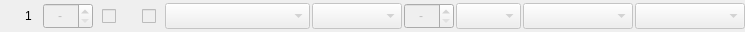
<?xml version="1.0" encoding="UTF-8"?>
<ui version="4.0">
 <class>ButtonLogical</class>
 <widget class="QWidget" name="ButtonLogical">
  <property name="geometry">
   <rect>
    <x>0</x>
    <y>0</y>
    <width>670</width>
    <height>32</height>
   </rect>
  </property>
  <property name="minimumSize">
   <size>
    <width>0</width>
    <height>32</height>
   </size>
  </property>
  <property name="windowTitle">
   <string>Form</string>
  </property>
  <layout class="QHBoxLayout" name="layoutH_ButtonLogical">
   <property name="spacing">
    <number>2</number>
   </property>
   <property name="leftMargin">
    <number>0</number>
   </property>
   <property name="topMargin">
    <number>1</number>
   </property>
   <property name="rightMargin">
    <number>0</number>
   </property>
   <property name="bottomMargin">
    <number>1</number>
   </property>
   <item>
    <widget class="QLabel" name="label_DragHandle">
     <property name="sizePolicy">
      <sizepolicy hsizetype="Fixed" vsizetype="Fixed">
       <horstretch>0</horstretch>
       <verstretch>0</verstretch>
      </sizepolicy>
     </property>
     <property name="minimumSize">
      <size>
       <width>14</width>
       <height>26</height>
      </size>
     </property>
     <property name="maximumSize">
      <size>
       <width>14</width>
       <height>26</height>
      </size>
     </property>
     <property name="toolTip">
      <string>Drag to reorder</string>
     </property>
     <property name="text">
      <string/>
     </property>
     <property name="pixmap">
      <pixmap resource="../../resources.qrc">:/Images/icons/lucide/ellipsis-vertical.svg</pixmap>
     </property>
     <property name="scaledContents">
      <bool>false</bool>
     </property>
     <property name="alignment">
      <set>Qt::AlignCenter</set>
     </property>
    </widget>
   </item>
   <item>
    <widget class="QLabel" name="label_LogicalButtonNumber">
     <property name="sizePolicy">
      <sizepolicy hsizetype="Fixed" vsizetype="Minimum">
       <horstretch>0</horstretch>
       <verstretch>0</verstretch>
      </sizepolicy>
     </property>
     <property name="minimumSize">
      <size>
       <width>25</width>
       <height>26</height>
      </size>
     </property>
     <property name="maximumSize">
      <size>
       <width>25</width>
       <height>26</height>
      </size>
     </property>
     <property name="text">
      <string notr="true">1</string>
     </property>
     <property name="alignment">
      <set>Qt::AlignCenter</set>
     </property>
    </widget>
   </item>
   <item>
    <widget class="QSpinBox" name="spinBox_PhysicalButtonNumber">
     <property name="enabled">
      <bool>false</bool>
     </property>
     <property name="sizePolicy">
      <sizepolicy hsizetype="Fixed" vsizetype="Fixed">
       <horstretch>0</horstretch>
       <verstretch>0</verstretch>
      </sizepolicy>
     </property>
     <property name="minimumSize">
      <size>
       <width>50</width>
       <height>26</height>
      </size>
     </property>
     <property name="maximumSize">
      <size>
       <width>50</width>
       <height>26</height>
      </size>
     </property>
     <property name="alignment">
      <set>Qt::AlignCenter</set>
     </property>
     <property name="correctionMode">
      <enum>QAbstractSpinBox::CorrectToNearestValue</enum>
     </property>
     <property name="specialValueText">
      <string notr="true">-</string>
     </property>
     <property name="minimum">
      <number>0</number>
     </property>
     <property name="maximum">
      <number>128</number>
     </property>
     <property name="value">
      <number>0</number>
     </property>
    </widget>
   </item>
   <item>
    <widget class="QCheckBox" name="checkBox_IsDisable">
     <property name="enabled">
      <bool>false</bool>
     </property>
     <property name="sizePolicy">
      <sizepolicy hsizetype="Fixed" vsizetype="Fixed">
       <horstretch>0</horstretch>
       <verstretch>0</verstretch>
      </sizepolicy>
     </property>
     <property name="minimumSize">
      <size>
       <width>28</width>
       <height>26</height>
      </size>
     </property>
     <property name="maximumSize">
      <size>
       <width>28</width>
       <height>26</height>
      </size>
     </property>
     <property name="toolTip">
      <string>Disable this button slot</string>
     </property>
     <property name="text">
      <string/>
     </property>
     <property name="styleSheet">
      <string notr="true">QCheckBox::indicator { subcontrol-position: center; }</string>
     </property>
    </widget>
   </item>
   <item>
    <widget class="QLabel" name="label">
     <property name="sizePolicy">
      <sizepolicy hsizetype="Fixed" vsizetype="Minimum">
       <horstretch>0</horstretch>
       <verstretch>0</verstretch>
      </sizepolicy>
     </property>
     <property name="minimumSize">
      <size>
       <width>8</width>
       <height>26</height>
      </size>
     </property>
     <property name="maximumSize">
      <size>
       <width>8</width>
       <height>26</height>
      </size>
     </property>
     <property name="text">
      <string/>
     </property>
    </widget>
   </item>
   <item>
    <widget class="QCheckBox" name="checkBox_IsInvert">
     <property name="enabled">
      <bool>false</bool>
     </property>
     <property name="sizePolicy">
      <sizepolicy hsizetype="Fixed" vsizetype="Fixed">
       <horstretch>0</horstretch>
       <verstretch>0</verstretch>
      </sizepolicy>
     </property>
     <property name="minimumSize">
      <size>
       <width>28</width>
       <height>26</height>
      </size>
     </property>
     <property name="maximumSize">
      <size>
       <width>28</width>
       <height>26</height>
      </size>
     </property>
     <property name="toolTip">
      <string>Invert this button's input (HIGH becomes pressed, LOW becomes released)</string>
     </property>
     <property name="text">
      <string/>
     </property>
     <property name="styleSheet">
      <string notr="true">QCheckBox::indicator { subcontrol-position: center; }</string>
     </property>
    </widget>
   </item>
   <item>
    <widget class="CenteredCBox" name="comboBox_ButtonFunction">
     <property name="enabled">
      <bool>false</bool>
     </property>
     <property name="sizePolicy">
      <sizepolicy hsizetype="Fixed" vsizetype="Fixed">
       <horstretch>0</horstretch>
       <verstretch>0</verstretch>
      </sizepolicy>
     </property>
     <property name="minimumSize">
      <size>
       <width>145</width>
       <height>26</height>
      </size>
     </property>
     <property name="maximumSize">
      <size>
       <width>145</width>
       <height>26</height>
      </size>
     </property>
     <property name="maxVisibleItems">
      <number>25</number>
     </property>
     <property name="frame">
      <bool>true</bool>
     </property>
    </widget>
   </item>
   <item>
    <widget class="CenteredCBox" name="comboBox_LogicOp">
     <property name="enabled">
      <bool>false</bool>
     </property>
     <property name="sizePolicy">
      <sizepolicy hsizetype="Fixed" vsizetype="Fixed">
       <horstretch>0</horstretch>
       <verstretch>0</verstretch>
      </sizepolicy>
     </property>
     <property name="minimumSize">
      <size>
       <width>90</width>
       <height>26</height>
      </size>
     </property>
     <property name="maximumSize">
      <size>
       <width>90</width>
       <height>26</height>
      </size>
     </property>
     <property name="maxVisibleItems">
      <number>10</number>
     </property>
     <property name="frame">
      <bool>true</bool>
     </property>
    </widget>
   </item>
   <item>
    <widget class="QSpinBox" name="spinBox_SourceB">
     <property name="enabled">
      <bool>false</bool>
     </property>
     <property name="sizePolicy">
      <sizepolicy hsizetype="Fixed" vsizetype="Fixed">
       <horstretch>0</horstretch>
       <verstretch>0</verstretch>
      </sizepolicy>
     </property>
     <property name="minimumSize">
      <size>
       <width>50</width>
       <height>26</height>
      </size>
     </property>
     <property name="maximumSize">
      <size>
       <width>50</width>
       <height>26</height>
      </size>
     </property>
     <property name="alignment">
      <set>Qt::AlignCenter</set>
     </property>
     <property name="correctionMode">
      <enum>QAbstractSpinBox::CorrectToNearestValue</enum>
     </property>
     <property name="specialValueText">
      <string notr="true">-</string>
     </property>
     <property name="minimum">
      <number>0</number>
     </property>
     <property name="maximum">
      <number>128</number>
     </property>
     <property name="value">
      <number>0</number>
     </property>
    </widget>
   </item>
   <item>
    <widget class="CenteredCBox" name="comboBox_ShiftIndex">
     <property name="enabled">
      <bool>false</bool>
     </property>
     <property name="sizePolicy">
      <sizepolicy hsizetype="Fixed" vsizetype="Fixed">
       <horstretch>0</horstretch>
       <verstretch>0</verstretch>
      </sizepolicy>
     </property>
     <property name="minimumSize">
      <size>
       <width>65</width>
       <height>26</height>
      </size>
     </property>
     <property name="maximumSize">
      <size>
       <width>65</width>
       <height>26</height>
      </size>
     </property>
     <property name="maxVisibleItems">
      <number>25</number>
     </property>
     <property name="frame">
      <bool>true</bool>
     </property>
    </widget>
   </item>
   <item>
    <widget class="CenteredCBox" name="comboBox_DelayTimerIndex">
     <property name="enabled">
      <bool>false</bool>
     </property>
     <property name="sizePolicy">
      <sizepolicy hsizetype="Fixed" vsizetype="Fixed">
       <horstretch>0</horstretch>
       <verstretch>0</verstretch>
      </sizepolicy>
     </property>
     <property name="minimumSize">
      <size>
       <width>110</width>
       <height>26</height>
      </size>
     </property>
     <property name="maximumSize">
      <size>
       <width>110</width>
       <height>26</height>
      </size>
     </property>
     <property name="maxVisibleItems">
      <number>25</number>
     </property>
     <property name="frame">
      <bool>true</bool>
     </property>
    </widget>
   </item>
   <item>
    <widget class="CenteredCBox" name="comboBox_PressTimerIndex">
     <property name="enabled">
      <bool>false</bool>
     </property>
     <property name="sizePolicy">
      <sizepolicy hsizetype="Fixed" vsizetype="Fixed">
       <horstretch>0</horstretch>
       <verstretch>0</verstretch>
      </sizepolicy>
     </property>
     <property name="minimumSize">
      <size>
       <width>110</width>
       <height>26</height>
      </size>
     </property>
     <property name="maximumSize">
      <size>
       <width>110</width>
       <height>26</height>
      </size>
     </property>
     <property name="maxVisibleItems">
      <number>25</number>
     </property>
     <property name="frame">
      <bool>true</bool>
     </property>
    </widget>
   </item>
   <item>
    <spacer name="horizontalSpacer_RowEnd">
     <property name="orientation">
      <enum>Qt::Horizontal</enum>
     </property>
     <property name="sizeHint" stdset="0">
      <size>
       <width>0</width>
       <height>20</height>
      </size>
     </property>
    </spacer>
   </item>
  </layout>
 </widget>
 <customwidgets>
  <customwidget>
   <class>CenteredCBox</class>
   <extends>QComboBox</extends>
   <header>centered_cbox.h</header>
  </customwidget>
 </customwidgets>
 <resources/>
 <connections/>
</ui>
